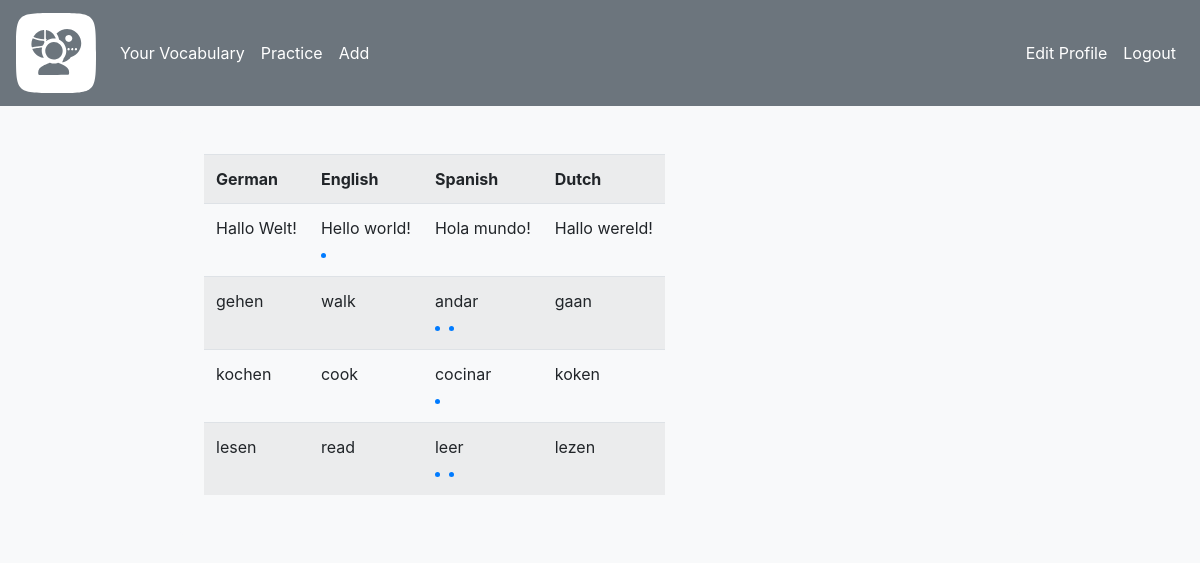
Page /vocabulary (signed in) on the earlier database version.
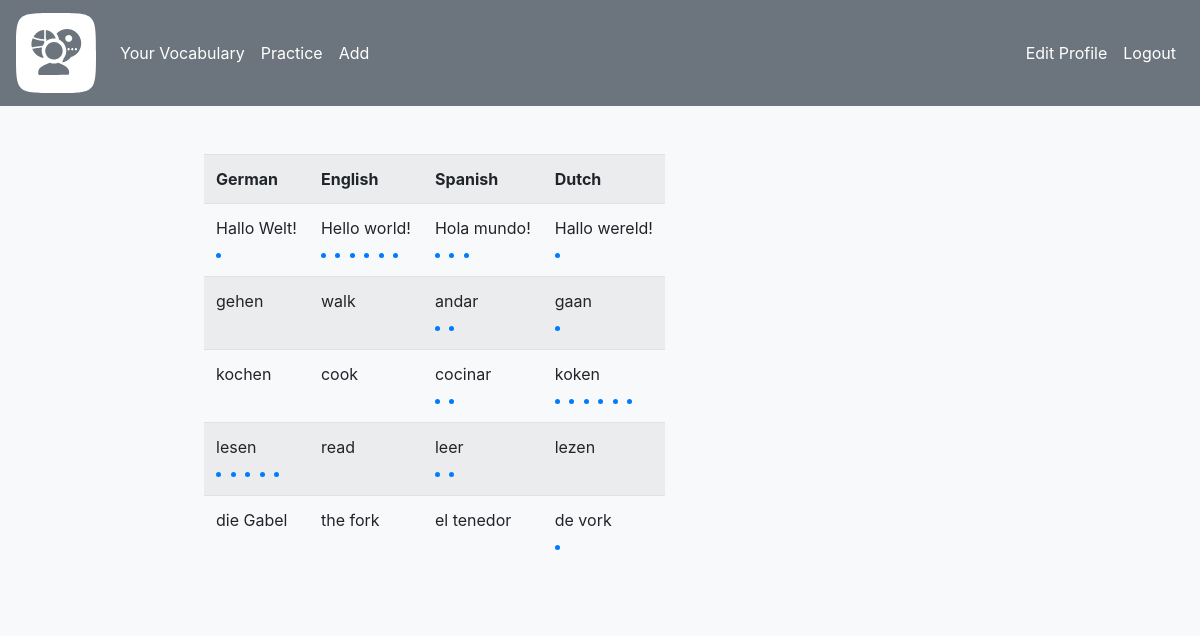
Same page on the later database version.
### app/models.py (models this page shows, shortened)
class Language(db.Model):
    __tablename__ = "language"
    id: so.Mapped[int] = so.mapped_column(primary_key=True)
    iso: so.Mapped[str] = so.mapped_column(sa.String(length=2))
    name: so.Mapped[str] = so.mapped_column(sa.String(length=50))
    users: so.Mapped[list['User']] = so.relationship(
        secondary=user_language,
        back_populates='languages')

class Vocable(db.Model):
    __tablename__ = "vocable"
    id: so.Mapped[int] = so.mapped_column(primary_key=True)
    nl: so.Mapped[str] = so.mapped_column(sa.String(length=100), nullable=True)
    en: so.Mapped[str] = so.mapped_column(sa.String(length=100), nullable=True)
    fr: so.Mapped[str] = so.mapped_column(sa.String(length=100), nullable=True)
    de: so.Mapped[str] = so.mapped_column(sa.String(length=100), nullable=True)
    it: so.Mapped[str] = so.mapped_column(sa.String(length=100), nullable=True)
    es: so.Mapped[str] = so.mapped_column(sa.String(length=100), nullable=True)
    nl_lvl: so.Mapped[int] = so.mapped_column(default=0)
    en_lvl: so.Mapped[int] = so.mapped_column(default=0)
    fr_lvl: so.Mapped[int] = so.mapped_column(default=0)
    de_lvl: so.Mapped[int] = so.mapped_column(default=0)
    it_lvl: so.Mapped[int] = so.mapped_column(default=0)
    es_lvl: so.Mapped[int] = so.mapped_column(default=0)
    user_id: so.Mapped[int] = so.mapped_column(sa.ForeignKey('user.id'))
    user: so.Mapped['User']=so.relationship(back_populates='vocables')

### app/routes.py (the view)
@app.route("/vocabulary",methods=["GET"])
@login_required
def vocabulary():
    return render_template("vocabulary.html",title="Your Vocabulary")

### app/models.py (called while the page is built)
@login.user_loader
def load_user(id):
    return db.session.get(User, int(id))

### app/routes.py (called while the page is built)
@app.before_request
def before_request():
    if current_user.is_authenticated:
        current_user.last_seen = datetime.now(timezone.utc)
        db.session.commit()

### app/templates/vocabulary.html
{% extends 'base.html' %}
{% block content %}
	<div class="container-lg">
		<table class="table table-striped table-lighter table-hover table-responsive ">
			<tr>
				{% for language in current_user.languages %}
					<th>{{ language.name }}</th>
				{% endfor %}
			</tr>
			{% for vocable in current_user.vocables %}
				{% include "_vocable.html" %}
			{% endfor%}
		</table>
	</div>
{% endblock %}

### app/templates/base.html (shortened to what this page needs)
<!doctype html>
<html lang="en">
  <head>
    <link rel="stylesheet" href="https://stackpath.bootstrapcdn.com/bootstrap/4.3.1/css/bootstrap.min.css">
    <link rel="stylesheet" href="{{url_for('static', filename='custom.css')}}">
  </head>
  <body class="bg-light">
    <nav class="navbar navbar-expand-md navbar-light bg-secondary">
        <a class="navbar-brand text-white" href="{{ url_for('index')}}"><img src="{{ url_for('static', filename='polyglot_pivot_logo.svg') }}" width="80" height="80"></a>
        <div class="collapse navbar-collapse" id="navbarNav">
            <ul class="navbar-nav">
              {% if current_user.is_anonymous %}
              {% else %}
              <li class="nav-item active">
                <a class="nav-link text-white" href="{{url_for('vocabulary')}}">Your Vocabulary</a>
              </li>
              <li class="nav-item active">
                <a class="nav-link text-white" href="{{url_for('practice')}}">Practice</a>
              </li>
              <li class="nav-item">
                <a class="nav-link text-white" href="{{url_for('add_vocable')}}">Add</a>
              </li>
              {% endif %}
            </ul>
            <ul class="navbar-nav ml-auto">
              {% if current_user.is_anonymous %}
              <li class="nav-item active">
                <a class="nav-link text-white" href="{{url_for('login')}}">Login</a>
              </li>
              <li class="nav-item active">
                <a class="nav-link text-white" href="{{url_for('register')}}">Register</a>
              </li>
              {% else %}
              <li class="nav-item active">
                <a class="nav-link text-white" href="{{url_for('edit_profile')}}">Edit Profile</a>
              </li>
              <li class="nav-item active">
                <a class="nav-link text-white" href="{{url_for('logout')}}">Logout</a>
              </li>
              {% endif %}
            </ul>
        </div>
    </nav>
    <div class="container bg-light rounded p-4 mt-4">
        {% block content %} {% endblock %}
    </div>
  </body>
</html>

### app/templates/_vocable.html
<tr>
{% for language in current_user.languages %}
    <td>
        {{ vocable[language.iso] }}<br>
        {% for i in range(vocable[language.iso + "_lvl"]) %}
            <span class="dot"></span>
        {% endfor %}
    </td>
{% endfor %}
</tr>

### app/static/custom.css (style rules this page uses)
.container { width: 70%; }
.dot { width: 5px; height: 5px; border-radius: 50%; background-color: #007bff; display: inline-block; margin-right: 5px; }

Differences in the rows shown:
changed Vocable (number 1 of 5 on the later page): gains Language (name "German", iso.de "Hallo Welt!", iso.de "gehen", iso.de "kochen", iso.de "lesen", iso.de "die Gabel"); gains Language (name "English", iso.en "Hello world!", iso.en "walk", iso.en "cook", iso.en "read", iso.en "the fork"); gains Language (name "Spanish", iso.es "Hola mundo!", iso.es "andar", iso.es "cocinar", iso.es "leer", iso.es "el tenedor"); gains Language (name "Dutch", iso.nl "Hallo wereld!", iso.nl "gaan", iso.nl "koken", iso.nl "lezen", iso.nl "de vork")
changed Vocable (number 2 of 5 on the later page): gains Language (name "Dutch", iso.nl "Hallo wereld!", iso.nl "gaan", iso.nl "koken", iso.nl "lezen", iso.nl "de vork")
changed Vocable (number 3 of 5 on the later page): gains Language (name "Spanish", iso.es "Hola mundo!", iso.es "andar", iso.es "cocinar", iso.es "leer", iso.es "el tenedor"); gains Language (name "Dutch", iso.nl "Hallo wereld!", iso.nl "gaan", iso.nl "koken", iso.nl "lezen", iso.nl "de vork")
changed Vocable (number 4 of 5 on the later page): gains Language (name "German", iso.de "Hallo Welt!", iso.de "gehen", iso.de "kochen", iso.de "lesen", iso.de "die Gabel")
added Vocable: Language (iso.de "die Gabel"), Language (iso.en "the fork"), Language (iso.es "el tenedor"), Language (iso.nl "de vork")
